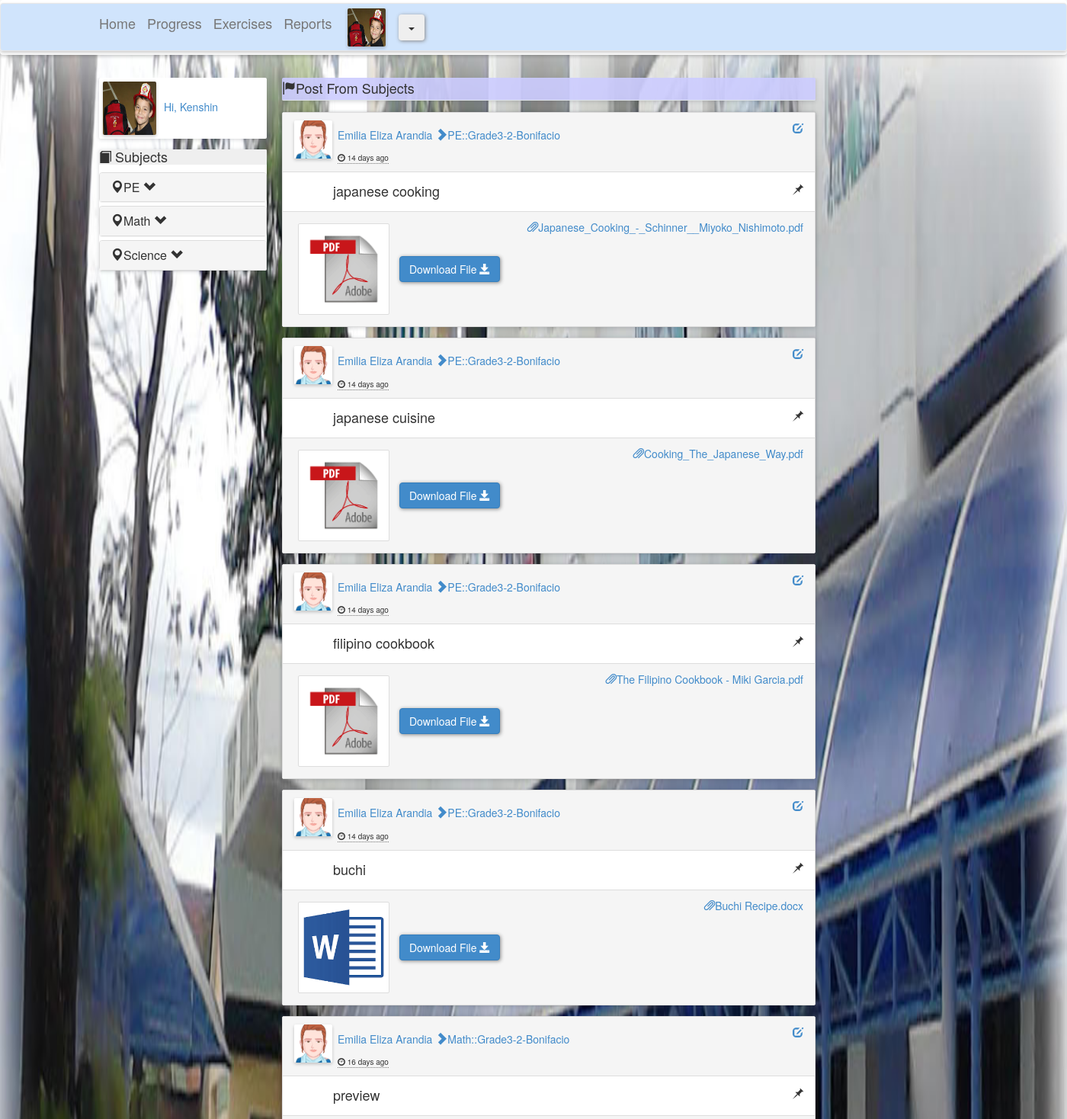
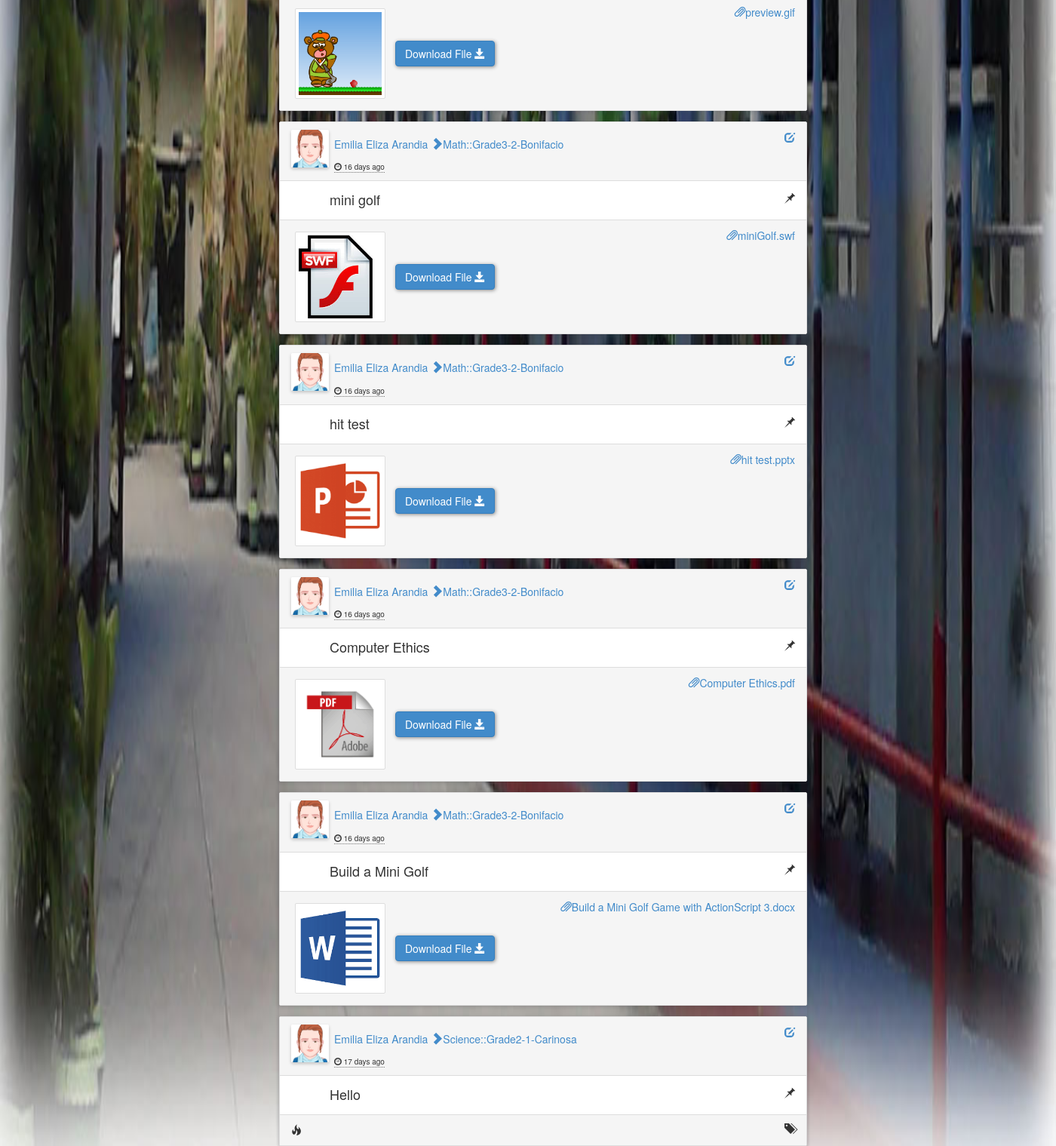
/index.php?r=lss&ss (signed in), run on the app's committed database (2 pictures, top to bottom).
### tables this page shows
CREATE TABLE `registration` (
  `reg_id` varchar(16) NOT NULL DEFAULT '',
  `reg_lname` varchar(30) NOT NULL,
  `reg_fname` varchar(30) NOT NULL,
  `reg_mname` varchar(30) DEFAULT NULL,
  `reg_gender` varchar(6) DEFAULT NULL,
  `reg_status` varchar(10) DEFAULT NULL,
  `reg_birthday` date NOT NULL,
  `reg_address` varchar(150) DEFAULT NULL,
  `image` varchar(100) DEFAULT NULL,
  PRIMARY KEY (`reg_id`)
);

CREATE TABLE `subject_` (
  `subjectID` varchar(8) NOT NULL,
  `subject_title` varchar(20) DEFAULT NULL,
  PRIMARY KEY (`subjectID`)
);

CREATE TABLE `grade_level` (
  `levelID` varchar(5) NOT NULL,
  `level_description` varchar(10) DEFAULT NULL,
  PRIMARY KEY (`levelID`)
);

CREATE TABLE `section` (
  `class_rec_no` varchar(10) NOT NULL,
  `sectionNo` varchar(2) DEFAULT NULL,
  `section_name` varchar(20) DEFAULT NULL,
  `sched_days` varchar(7) DEFAULT NULL,
  `sched_start_time` time DEFAULT NULL,
  `sched_end_time` time DEFAULT NULL,
  `subjectID` varchar(8) DEFAULT NULL,
  `teacherID` varchar(16) DEFAULT NULL,
  `levelID` varchar(5) DEFAULT NULL,
  `roomNo` varchar(10) DEFAULT NULL,
  PRIMARY KEY (`class_rec_no`),
  KEY `PK_section1` (`sectionNo`,`section_name`),
  KEY `FK_section3` (`teacherID`),
  KEY `FK_section4` (`subjectID`),
  KEY `FK_section5` (`levelID`),
  KEY `FK_section6` (`roomNo`),
  CONSTRAINT `FK_section3` FOREIGN KEY (`teacherID`) REFERENCES `teacher` (`teacherID`),
  CONSTRAINT `FK_section4` FOREIGN KEY (`subjectID`) REFERENCES `subject_` (`subjectID`),
  CONSTRAINT `FK_section5` FOREIGN KEY (`levelID`) REFERENCES `grade_level` (`levelID`),
  CONSTRAINT `FK_section6` FOREIGN KEY (`roomNo`) REFERENCES `room` (`roomNo`),
  CONSTRAINT `PK_section1` FOREIGN KEY (`sectionNo`, `section_name`) REFERENCES `section_list` (`sectionNo`, `section_name`)
);

CREATE TABLE `announcement_lecture` (
  `date_created` datetime NOT NULL,
  `messageorfile_caption` varchar(255) DEFAULT NULL,
  `file_path` varchar(200) DEFAULT NULL,
  `file_name` varchar(100) DEFAULT NULL,
  PRIMARY KEY (`date_created`)
);

### model/announcement_lecture.php (called while the page is built, shortened)
<?php
function post_announcement_lecture_to_all_students($studentID)
{
    include "config/conn.php";
    $sql="Select announcement_lecture.date_created, announcement_lecture.messageorfile_caption, announcement_lecture.file_path, announcement_lecture.file_name,
    section.sectionNo, section.section_name, subject_.subject_title, grade_level.level_description,
    registration.reg_fname, registration.reg_lname, registration.image
    from registration inner join section on registration.reg_id=section.teacherID
    inner join subject_ on section.subjectID=subject_.subjectID
    inner join grade_level on section.levelID=grade_level.levelID
    inner join student_schedule_line on section.class_rec_no=student_schedule_line.class_rec_no
    inner join post_announcement_lecture on student_schedule_line.class_rec_no=post_announcement_lecture.class_rec_no
    inner join announcement_lecture on post_announcement_lecture.date_created=announcement_lecture.date_created
    where student_schedule_line.student_lrn = '".$studentID."' order by date_created desc";
     $result=mysqli_query($cxn,$sql);
        return $result;
}
function get_time_difference_php($created_time)
 {
        $str = strtotime($created_time);
        $today = strtotime(date('Y-m-d H:i:s'));
        $time_differnce = $today-$str;
        $years = 60*60*24*365;
        $months = 60*60*24*30;
        $days = 60*60*24;
        $hours = 60*60;
        $minutes = 60;
        if(intval($time_differnce/$years) > 1)
        {
            return intval($time_differnce/$years)." years ago";
        }else if(intval($time_differnce/$years) > 0)
        {
            return intval($time_differnce/$years)." year ago";
        }else if(intval($time_differnce/$months) > 1)
        {
            return intval($time_differnce/$months)." months ago";
        }else if(intval(($time_differnce/$months)) > 0)
        {
            return intval(($time_differnce/$months))." month ago";
        }else if(intval(($time_differnce/$days)) > 1)
        {
            return intval(($time_differnce/$days))." days ago";
        }else if (intval(($time_differnce/$days)) > 0)
        {
            return intval(($time_differnce/$days))." day ago";
        }else if (intval(($time_differnce/$hours)) > 1)
        {
            return intval(($time_differnce/$hours))." hours ago";
        }else if (intval(($time_differnce/$hours)) > 0)
        {
            return intval(($time_differnce/$hours))." hour ago";
        }else if (intval(($time_differnce/$minutes)) > 1)
        {
            return intval(($time_differnce/$minutes))." minutes ago";
        }else if (intval(($time_differnce/$minutes)) > 0)
        {
            return intval(($time_differnce/$minutes))." minute ago";
        }else if (intval(($time_differnce)) > 1)
        {
            return intval(($time_differnce))." seconds ago";
        }else
        {
            return "few seconds ago";
        }
  }
?>

### views/Student_Page.php (the view, shortened to what this page needs)
<!DOCTYPE html>
<html lang="en">
	<head>
		<link href="views/bootstrap.css" rel="stylesheet"/>
        <link href="views/exDesign.css" rel="stylesheet"/>
	</head>
	<body onload="check()">
<div class="header-wrapper">
	<?php include "views/parts/navi-bar-student.php";?>
</div>
<div class="wrapper-separator-holder">
	<div class="wrapper-separator"></div>
</div>
<div class="viewport">
	<div class="content">
		<div class="container">
			<?php include "views/parts/side-bar-student.php";?>
			<div class="right-wrapper">
					<div class="right-column">
						<div id="student-post-title-fixed">
							<div id="student-post-title"><span class="glyphicon glyphicon-flag"></span>Post From Subjects</div>
						</div>
					<div id="student-post-container-relative">
								<div id="student-post-container">
										<div id="student-message-container">
											<?php
											foreach($display_box as $display)
											{
											?>
												<div class="post-messages panel panel-default">
													<div class="panel-heading">
															<a href="#" class="pull-right"><span class="glyphicon glyphicon-edit"></span></a>
															<?php echo '<div><img src="'.$display['image'].'" class="shadow post-message-img pull-left" /></div>'; ?>
															<div><a class="navbar-link message-author"><h5><?php echo $display['teacher'] . ' <i class="glyphicon glyphicon-chevron-right"></i>' .$display['subject_title'].'::'.$display['level_description']. '-'. $display['sectionNo'] . '-' . $display['section_name'] . ' ' ;?></h5></a></div>
															<?php echo '</span><abbr class="timespan" title="'.$display['date_created'].'">
															<span class="glyphicon glyphicon-dashboard"></span>  '.$display['timespan'].'<abbr>'; ?>
													</div>
													<div class="panel-body">
														<h4 class="post-teacher"><?php echo $display['messageorfile_caption']; ?></h4>
														<span class="glyphicon glyphicon-pushpin pull-right"></span>
													</div>
														<?php
															if( (!empty($display['file_path'])) and (!empty($display['file_name'])) )
															{
														?>
															<div class="panel-footer">
																<form action="" method="post" name="download">
																<?php
																		$temp = explode(".",$display['file_name']);
																		$extension = end($temp);
																if(
																	($extension=='doc')||($extension=='docx')||($extension=='docm')||
																	($extension=='docb')||($extension=='dotm')||
																	($extension=='dotx')
																  )
																  {
																  	echo '<div><a><img src="views/res/word.png" class="img-thumbnail post-lecture-image">';
																  }
																else if ($extension=='pdf')
																{
																	echo '<div><a><img src="views/res/adobe.png" class="img-thumbnail post-lecture-image">';
																}
																else if(
																 	($extension=='xls')||($extension=='xlsx')||($extension=='xlsm')
																 	||($extension=='xltx')||($extension=='xltm')||($extension=='xlsb')
																 	)
																  {
																  		echo '<div><a><img src="views/res/excel.png" class="img-thumbnail post-lecture-image">';
																  }
																else if
																  (
																  	($extension=='ppt')||($extension=='pptx')||($extension=='pptm')||($extension=='potx')||
																  	($extension=='potm')||($extension=='ppam')||($extension=='ppsx')||($extension=='ppsm')||
																  	($extension=='sldx')||($extension=='sldm')
																  )
																{
																		echo '<div><a><img src="views/res/powerpoint.png" class="img-thumbnail post-lecture-image">';
																}
																else if
																  (
																  	$extension=='7z'
																  )
																{
																		echo '<div><a><img src="views/res/7z.png" class="img-thumbnail post-lecture-image">';
																}
																else if(
																	$extension=='rar'
																   )
																{
																		echo '<div><a><img src="views/res/rar.jpg" class="img-thumbnail post-lecture-image">';
																}
																else if(
																	$extension=='swf'
																   )
																{
																		echo '<div><a><img src="views/res/swf.jpg" class="img-thumbnail post-lecture-image">';
																}
																else if(
																	$extension=='zip'
																   )
																{
																		echo '<div><a><img src="views/res/zip.jpg" class="img-thumbnail post-lecture-image">';
																}
																else
																{
																	echo '<div><a><img src="'.$display['file_path'].$display['file_name'].'" class="img-thumbnail post-lecture-image">';
																}
																echo '<p class="pull-right"><span class="glyphicon glyphicon-paperclip"></span>'.$display['file_name'].'</p>
																	<input name="student_file_name" value="'.$display['file_name'].'" type="hidden"/>
																	<button class=" btn btn-primary" type="submit">Download File <span class="glyphicon glyphicon-save"></span></button>
																			</a>
																		</div>
																';?>
																</form>
															</div>
														<?php
															}
															else
															{
														?>
														<div class="panel-footer">
															<span class="glyphicon glyphicon-fire"></span>
															<span class="glyphicon glyphicon-tags pull-right"></span>
														</div>
														<?php
															}
														?>
												</div>
											<?php
											}
											?>
										</div>
								</div>
					</div>
					</div>
			</div>
		</div>
	</div>
</div>
	</body>
</html>

### data on the page
registration: image (picture), teacher "Emilia Eliza Arandia", subject_.subject_title "PE", grade_level.level_description "Grade3", section.sectionNo "2", section.section_name "Bonifacio", timespan "14 days ago", announcement_lecture.messageorfile_caption "japanese cooking", announcement_lecture.file_name "Japanese_Cooking_-_Schinner__Miyoko_Nishimoto.pdf", announcement_lecture.messageorfile_caption "japanese cuisine", announcement_lecture.file_name "Cooking_The_Japanese_Way.pdf", announcement_lecture.messageorfile_caption "filipino cookbook", announcement_lecture.file_name "The Filipino Cookbook - Miki Garcia.pdf", announcement_lecture.messageorfile_caption "buchi", announcement_lecture.file_name "Buchi Recipe.docx", subject_.subject_title "Math", timespan "16 days ago", announcement_lecture.messageorfile_caption "preview", announcement_lecture.file_path+file_name (picture), announcement_lecture.file_name "preview.gif", announcement_lecture.messageorfile_caption "mini golf", announcement_lecture.file_name "miniGolf.swf", announcement_lecture.messageorfile_caption "hit test", announcement_lecture.file_name "hit test.pptx", announcement_lecture.messageorfile_caption "Computer Ethics", announcement_lecture.file_name "Computer Ethics.pdf", announcement_lecture.messageorfile_caption "Build a Mini Golf", announcement_lecture.file_name "Build a Mini Golf Game with ActionScript 3.docx", subject_.subject_title "Science", grade_level.level_description "Grade2", section.sectionNo "1", section.section_name "Carinosa", timespan "17 days ago", announcement_lecture.messageorfile_caption "Hello"

### other printed values
$_SESSION['reg_fname'] "Kenshin"
$subjectName "PE"
$subjectName "Math"
$subjectName "Science"
